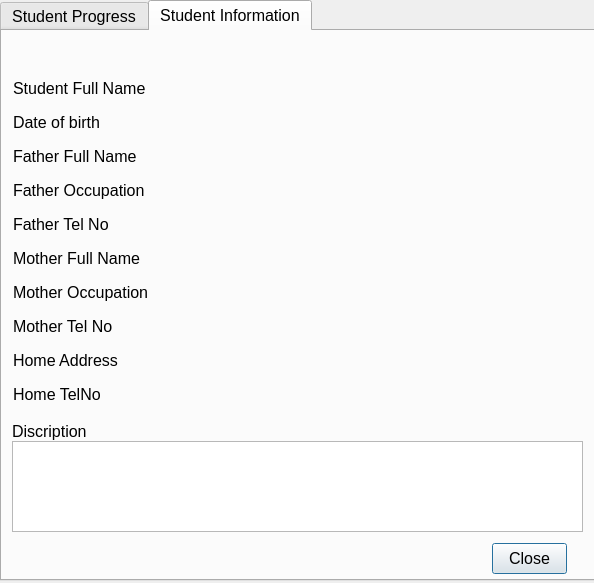
<?xml version="1.0" encoding="UTF-8"?>
<ui version="4.0">
 <class>StudentInformation</class>
 <widget class="QDialog" name="StudentInformation">
  <property name="geometry">
   <rect>
    <x>0</x>
    <y>0</y>
    <width>594</width>
    <height>583</height>
   </rect>
  </property>
  <property name="windowTitle">
   <string>Dialog</string>
  </property>
  <widget class="QTabWidget" name="tabWidget">
   <property name="geometry">
    <rect>
     <x>0</x>
     <y>0</y>
     <width>601</width>
     <height>581</height>
    </rect>
   </property>
   <property name="font">
    <font>
     <pointsize>12</pointsize>
    </font>
   </property>
   <property name="tabShape">
    <enum>QTabWidget::Rounded</enum>
   </property>
   <property name="currentIndex">
    <number>1</number>
   </property>
   <widget class="QWidget" name="tab">
    <attribute name="title">
     <string>Student Progress</string>
    </attribute>
   </widget>
   <widget class="QWidget" name="tab_2">
    <attribute name="title">
     <string>Student Information</string>
    </attribute>
    <widget class="QLabel" name="label_13">
     <property name="geometry">
      <rect>
       <x>10</x>
       <y>390</y>
       <width>91</width>
       <height>21</height>
      </rect>
     </property>
     <property name="text">
      <string>Discription</string>
     </property>
    </widget>
    <widget class="QTextEdit" name="textEdit">
     <property name="geometry">
      <rect>
       <x>10</x>
       <y>410</y>
       <width>571</width>
       <height>91</height>
      </rect>
     </property>
     <property name="readOnly">
      <bool>true</bool>
     </property>
    </widget>
    <widget class="QLabel" name="lStudentName">
     <property name="geometry">
      <rect>
       <x>200</x>
       <y>0</y>
       <width>191</width>
       <height>31</height>
      </rect>
     </property>
     <property name="font">
      <font>
       <pointsize>15</pointsize>
       <weight>75</weight>
       <bold>true</bold>
      </font>
     </property>
     <property name="text">
      <string/>
     </property>
    </widget>
    <widget class="QPushButton" name="pushButton">
     <property name="geometry">
      <rect>
       <x>490</x>
       <y>512</y>
       <width>75</width>
       <height>31</height>
      </rect>
     </property>
     <property name="text">
      <string>Close</string>
     </property>
    </widget>
    <widget class="QWidget" name="">
     <property name="geometry">
      <rect>
       <x>11</x>
       <y>40</y>
       <width>521</width>
       <height>351</height>
      </rect>
     </property>
     <layout class="QGridLayout" name="gridLayout">
      <item row="5" column="1">
       <widget class="QLabel" name="lStudentMotherFullName">
        <property name="sizePolicy">
         <sizepolicy hsizetype="Fixed" vsizetype="Fixed">
          <horstretch>0</horstretch>
          <verstretch>0</verstretch>
         </sizepolicy>
        </property>
        <property name="minimumSize">
         <size>
          <width>321</width>
          <height>21</height>
         </size>
        </property>
        <property name="maximumSize">
         <size>
          <width>321</width>
          <height>21</height>
         </size>
        </property>
        <property name="font">
         <font>
          <weight>75</weight>
          <bold>true</bold>
         </font>
        </property>
        <property name="text">
         <string/>
        </property>
       </widget>
      </item>
      <item row="6" column="0">
       <widget class="QLabel" name="label_8">
        <property name="text">
         <string>Mother Occupation</string>
        </property>
       </widget>
      </item>
      <item row="5" column="0">
       <widget class="QLabel" name="label_4">
        <property name="text">
         <string>Mother Full Name</string>
        </property>
       </widget>
      </item>
      <item row="2" column="1">
       <widget class="QLabel" name="lStudentFatherFullName">
        <property name="sizePolicy">
         <sizepolicy hsizetype="Fixed" vsizetype="Fixed">
          <horstretch>0</horstretch>
          <verstretch>0</verstretch>
         </sizepolicy>
        </property>
        <property name="minimumSize">
         <size>
          <width>321</width>
          <height>21</height>
         </size>
        </property>
        <property name="maximumSize">
         <size>
          <width>321</width>
          <height>21</height>
         </size>
        </property>
        <property name="font">
         <font>
          <weight>75</weight>
          <bold>true</bold>
         </font>
        </property>
        <property name="text">
         <string/>
        </property>
       </widget>
      </item>
      <item row="3" column="0">
       <widget class="QLabel" name="label_5">
        <property name="text">
         <string>Father Occupation</string>
        </property>
       </widget>
      </item>
      <item row="1" column="1">
       <widget class="QLabel" name="lStudentDateOfBirth">
        <property name="sizePolicy">
         <sizepolicy hsizetype="Fixed" vsizetype="Fixed">
          <horstretch>0</horstretch>
          <verstretch>0</verstretch>
         </sizepolicy>
        </property>
        <property name="minimumSize">
         <size>
          <width>321</width>
          <height>21</height>
         </size>
        </property>
        <property name="maximumSize">
         <size>
          <width>321</width>
          <height>21</height>
         </size>
        </property>
        <property name="font">
         <font>
          <weight>75</weight>
          <bold>true</bold>
         </font>
        </property>
        <property name="text">
         <string/>
        </property>
       </widget>
      </item>
      <item row="4" column="1">
       <widget class="QLabel" name="lStudentFatherTelNo">
        <property name="sizePolicy">
         <sizepolicy hsizetype="Fixed" vsizetype="Fixed">
          <horstretch>0</horstretch>
          <verstretch>0</verstretch>
         </sizepolicy>
        </property>
        <property name="minimumSize">
         <size>
          <width>321</width>
          <height>21</height>
         </size>
        </property>
        <property name="maximumSize">
         <size>
          <width>321</width>
          <height>21</height>
         </size>
        </property>
        <property name="font">
         <font>
          <weight>75</weight>
          <bold>true</bold>
         </font>
        </property>
        <property name="text">
         <string/>
        </property>
       </widget>
      </item>
      <item row="4" column="0">
       <widget class="QLabel" name="label_7">
        <property name="text">
         <string>Father Tel No</string>
        </property>
       </widget>
      </item>
      <item row="1" column="0">
       <widget class="QLabel" name="label_11">
        <property name="text">
         <string>Date of birth</string>
        </property>
       </widget>
      </item>
      <item row="2" column="0">
       <widget class="QLabel" name="label_3">
        <property name="text">
         <string>Father Full Name</string>
        </property>
       </widget>
      </item>
      <item row="0" column="1">
       <widget class="QLabel" name="lStudentFullName">
        <property name="sizePolicy">
         <sizepolicy hsizetype="Fixed" vsizetype="Fixed">
          <horstretch>0</horstretch>
          <verstretch>0</verstretch>
         </sizepolicy>
        </property>
        <property name="minimumSize">
         <size>
          <width>321</width>
          <height>21</height>
         </size>
        </property>
        <property name="maximumSize">
         <size>
          <width>321</width>
          <height>21</height>
         </size>
        </property>
        <property name="font">
         <font>
          <weight>75</weight>
          <bold>true</bold>
         </font>
        </property>
        <property name="text">
         <string/>
        </property>
       </widget>
      </item>
      <item row="0" column="0">
       <widget class="QLabel" name="label_2">
        <property name="text">
         <string>Student Full Name</string>
        </property>
       </widget>
      </item>
      <item row="3" column="1">
       <widget class="QLabel" name="lStudentFatherOccupation">
        <property name="sizePolicy">
         <sizepolicy hsizetype="Fixed" vsizetype="Fixed">
          <horstretch>0</horstretch>
          <verstretch>0</verstretch>
         </sizepolicy>
        </property>
        <property name="minimumSize">
         <size>
          <width>321</width>
          <height>21</height>
         </size>
        </property>
        <property name="maximumSize">
         <size>
          <width>321</width>
          <height>21</height>
         </size>
        </property>
        <property name="font">
         <font>
          <weight>75</weight>
          <bold>true</bold>
         </font>
        </property>
        <property name="text">
         <string/>
        </property>
       </widget>
      </item>
      <item row="9" column="0">
       <widget class="QLabel" name="label_10">
        <property name="text">
         <string>Home TelNo</string>
        </property>
       </widget>
      </item>
      <item row="8" column="1">
       <widget class="QLabel" name="lStudentHomeAddress">
        <property name="sizePolicy">
         <sizepolicy hsizetype="Fixed" vsizetype="Fixed">
          <horstretch>0</horstretch>
          <verstretch>0</verstretch>
         </sizepolicy>
        </property>
        <property name="minimumSize">
         <size>
          <width>321</width>
          <height>21</height>
         </size>
        </property>
        <property name="maximumSize">
         <size>
          <width>321</width>
          <height>21</height>
         </size>
        </property>
        <property name="font">
         <font>
          <weight>75</weight>
          <bold>true</bold>
         </font>
        </property>
        <property name="text">
         <string/>
        </property>
       </widget>
      </item>
      <item row="6" column="1">
       <widget class="QLabel" name="lStudentMotherOccupation">
        <property name="sizePolicy">
         <sizepolicy hsizetype="Fixed" vsizetype="Fixed">
          <horstretch>0</horstretch>
          <verstretch>0</verstretch>
         </sizepolicy>
        </property>
        <property name="minimumSize">
         <size>
          <width>321</width>
          <height>21</height>
         </size>
        </property>
        <property name="maximumSize">
         <size>
          <width>321</width>
          <height>21</height>
         </size>
        </property>
        <property name="font">
         <font>
          <weight>75</weight>
          <bold>true</bold>
         </font>
        </property>
        <property name="text">
         <string/>
        </property>
       </widget>
      </item>
      <item row="8" column="0">
       <widget class="QLabel" name="label_9">
        <property name="text">
         <string>Home Address </string>
        </property>
       </widget>
      </item>
      <item row="7" column="1">
       <widget class="QLabel" name="lStudentMotherTelNo">
        <property name="sizePolicy">
         <sizepolicy hsizetype="Fixed" vsizetype="Fixed">
          <horstretch>0</horstretch>
          <verstretch>0</verstretch>
         </sizepolicy>
        </property>
        <property name="minimumSize">
         <size>
          <width>321</width>
          <height>21</height>
         </size>
        </property>
        <property name="maximumSize">
         <size>
          <width>321</width>
          <height>21</height>
         </size>
        </property>
        <property name="font">
         <font>
          <weight>75</weight>
          <bold>true</bold>
         </font>
        </property>
        <property name="text">
         <string/>
        </property>
       </widget>
      </item>
      <item row="9" column="1">
       <widget class="QLabel" name="lStudentHomeTelNo">
        <property name="sizePolicy">
         <sizepolicy hsizetype="Fixed" vsizetype="Fixed">
          <horstretch>0</horstretch>
          <verstretch>0</verstretch>
         </sizepolicy>
        </property>
        <property name="minimumSize">
         <size>
          <width>321</width>
          <height>21</height>
         </size>
        </property>
        <property name="maximumSize">
         <size>
          <width>321</width>
          <height>21</height>
         </size>
        </property>
        <property name="font">
         <font>
          <weight>75</weight>
          <bold>true</bold>
         </font>
        </property>
        <property name="text">
         <string/>
        </property>
       </widget>
      </item>
      <item row="7" column="0">
       <widget class="QLabel" name="label_6">
        <property name="text">
         <string>Mother Tel No</string>
        </property>
       </widget>
      </item>
     </layout>
    </widget>
   </widget>
  </widget>
 </widget>
 <resources/>
 <connections/>
</ui>
